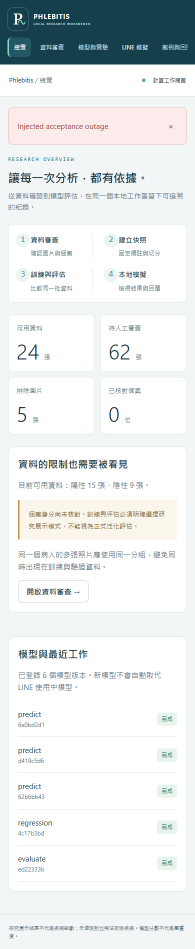
#> input picture 01_文件與紀錄/驗證報告/workbench-mobile.png, 390 x 1898 px (shown at 1/2 size)
$ python -i source_audit.py   (imports and definitions only)
#> lines starting #> are read from the running program, lines starting #| are printed output that depends on the picture
### 02_主程式碼/src/telemetry.py
"""Request-local timings, without paths, payloads, credentials, or image data."""

from contextvars import ContextVar
from contextlib import contextmanager
from functools import wraps
from time import perf_counter

current = ContextVar('request_metrics', default=None)


# [11 lines left out: function measure, not called in this run]


def timed(name):
    def decorate(fn):
        # [4 lines left out: function call, not called in this run]

        return call

    return decorate

### 02_主程式碼/src/paths.py
"""Workspace path discovery (pure: no mkdir, no ML imports).

Layout (workspace-layout.json one level above the code folder):
  01_文件與紀錄/        docs, verification evidence, reports   -> DOCS_ROOT
  02_主程式碼/          src, web, tests, scripts, configs       -> CODE_ROOT
  03_模型與影像資料/    data, models, runs, runtime, archive    -> STORE_ROOT
  04_備份/              daily record backups, pre-change copies -> BACKUP_ROOT  (optional key "backups")
  05_匯入區/            photos and model packages to import     -> INBOX_ROOT   (optional key "inbox")
Without the optional keys, backups and inbox stay inside the storage area (STORE_ROOT/backups,
STORE_ROOT/inbox).  Without a layout file every root is the code folder (legacy single-folder project).
"""

from __future__ import annotations

import json
from pathlib import Path

CODE_ROOT = Path(__file__).resolve().parents[1]
LAYOUT_FILE = CODE_ROOT.parent / 'workspace-layout.json'
KEYS = ('code', 'storage', 'docs')
OPTIONAL_KEYS = ('backups', 'inbox')


def read_layout() -> tuple[Path, dict]:
    if not LAYOUT_FILE.is_file():
        return CODE_ROOT, {}
    root = LAYOUT_FILE.parent.resolve()
    layout = json.loads(LAYOUT_FILE.read_text(encoding='utf-8-sig'))
    if layout.get('version') != 1:
        raise ValueError('Unsupported workspace layout version')
    for key in KEYS + tuple(k for k in OPTIONAL_KEYS if k in layout):
        value = Path(layout[key])
        if value.is_absolute() or not (root / value).resolve().is_relative_to(root):
            raise ValueError('Layout paths must remain within the workspace: ' + key)
    if (root / layout['code']).resolve() != CODE_ROOT:
        raise ValueError('Layout points to a different code installation')
    return root, layout


WORKSPACE_ROOT, LAYOUT = read_layout()


def _area(key: str) -> Path:
    return (WORKSPACE_ROOT / LAYOUT[key]).resolve() if key in LAYOUT else CODE_ROOT


STORE_ROOT = _area('storage')
DOCS_ROOT = _area('docs')
BACKUP_ROOT = _area('backups') if 'backups' in LAYOUT else STORE_ROOT / 'backups'
INBOX_ROOT = _area('inbox') if 'inbox' in LAYOUT else STORE_ROOT / 'inbox'
# Where generated evidence (environment checks, smoke results) is written.
EVIDENCE_DIR = DOCS_ROOT / '驗證報告' if LAYOUT else DOCS_ROOT / 'docs'
LINE_MENU_DIR = DOCS_ROOT / 'LINE選單' if LAYOUT else DOCS_ROOT / 'docs/line_menu'
ENV_FILE = WORKSPACE_ROOT / '.env'


# [4 lines left out: function workspace_path, not called in this run]

### 02_主程式碼/src/workbench/source_audit.py
"""Data trust page (#1, #2): could the labels be explained by where a photo came from?

Three checks on approved photos, none of which looks at the lesion on purpose:
  * source x class table;
  * a model that sees only file metadata (size, format, camera, EXIF);
  * a colour-histogram model.
Every score is compared with the same model trained on shuffled labels, so 0.5 is not assumed.
A photo's filename is never a feature.  Results hold counts only, never codes or filenames.
"""

from __future__ import annotations

import io
import math
from collections import Counter, defaultdict
from pathlib import Path

from PIL import Image, UnidentifiedImageError

from src.common import ROOT, inside, read_json, read_manifest, rows_digest, stamp, write_json
from src.data import sources, tasks

PATH = 'runtime/source_audit.json'
SOURCE_NAMES = {'gangshan': '岡山高醫', 'line': 'LINE', 'other': '其他'}
MIN_PER_CLASS = 3
MIN_PATIENTS_PER_CLASS = 5  # below this a class is one or two people, not a population
REPEATS = 5
SHUFFLES = 20
METADATA_ALERT = 0.75  # metadata alone should not separate the classes
GAP_ALERT = 0.5  # share of a class differing this much between sources
MIN_SIZE_GROUP = 5  # photos of one pixel size before its class mix means anything


# [20 lines left out: function metadata_features, not called in this run]


def colour_features(image) -> list[float]:
    import numpy as np

    pixels = np.asarray(image.convert('RGB').resize((64, 64)), dtype=float)
    parts = [np.histogram(pixels[..., c], bins=8, range=(0, 255))[0] / (64 * 64) for c in range(3)]
    return [*np.concatenate(parts), *pixels.mean(axis=(0, 1)) / 255, *pixels.std(axis=(0, 1)) / 255]


# [50 lines left out: functions _metadata_matrix, _balanced_accuracy, separability, not called in this run]


def _group(row: dict) -> str:
    """A photo without a known patient counts alone, exactly as the old snapshots did."""
    return row.get('subject_id') or row.get('candidate_group') or row['image_id']


# [157 lines left out: functions check, _sizes, _verdict, inventory, run, view, not called in this run]

>>> from PIL import Image
>>> picture = Image.open('../../../01_文件與紀錄/驗證報告/workbench-mobile.png')
#> picture is the input picture: PIL image 390x1898 RGB; mean R, G, B 230.4, 234, 234.7
>>> result = colour_features(picture)
#> in colour_features, `pixels = np.asarray(image.convert('RGB').resize((64, 64)), dtype=float)`:
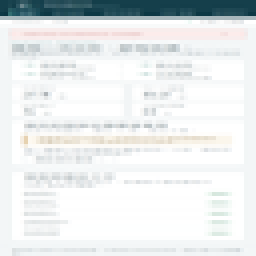
#> pixels: shape (64, 64, 3) float64 (shown 4 times larger); mean R, G, B 230.2, 233.9, 234.6
#> in colour_features, `parts = [np.histogram(pixels[..., c], bins=8, range=(0, 255))[0] / (64..`: parts = [[0.0427, 0.0188, 0.000732, 0.000244, 0, 0.0183, 0.0479, 0.871], [0, 0.0291, 0.0317, 0.00146, 0.000244, 0.0159, 0.0425, 0.879], [0, 0, 0.0554, 0.00684, 0.000244, 0.0134, 0.0574, 0.867]]
#> result = 30 values, max 0.92 at index 26, min 0 at index 4, mean 0.21
